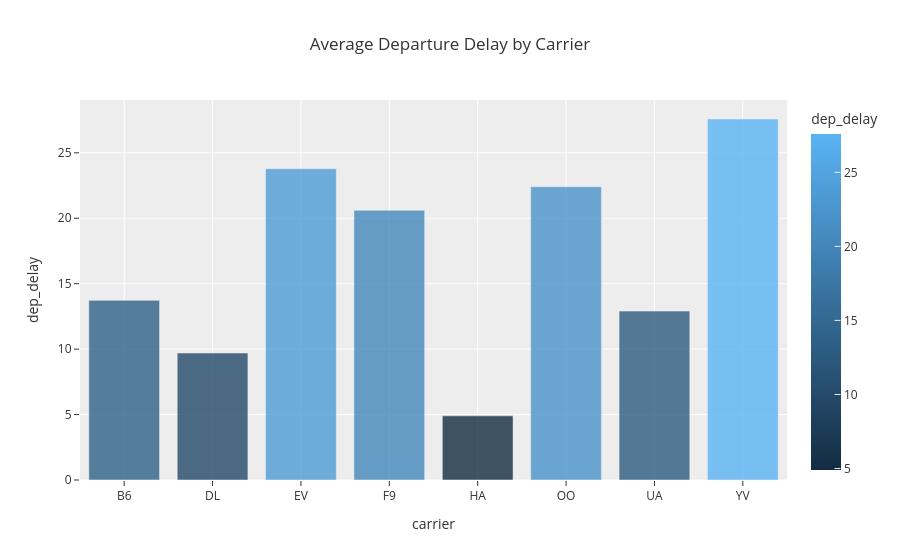

Notebook cell for this chart:
### Code cell
# 8

my_categories = ['UA','B6','EV','DL''F9','YV','HA','OO']

fig = px.bar(DF2[DF2['carrier'].isin(['UA','B6','EV','DL','F9','YV','HA','OO'])].groupby('carrier', as_index=False)['dep_delay'].mean(),
             x='carrier',
             y='dep_delay',
             color='dep_delay',
             opacity=(.8),
             color_discrete_sequence=px.colors.qualitative.Safe,
             title='Average Departure Delay by Carrier',
             template='ggplot2',
            )
fig.show()

### Figure 1 — Plotly figure (JSON) as saved in the notebook; plotly's stock layout.template omitted (floating-point values rounded to 4 significant figures)
{"data": [{"hovertemplate": "carrier=%{x}<br>dep_delay=%{marker.color}<extra></extra>", "legendgroup": "", "marker": {"color": [13.73, 9.701, 23.78, 20.61, 4.901, 22.41, 12.91, 27.59], "coloraxis": "coloraxis", "opacity": 0.8, "pattern": {"shape": ""}}, "name": "", "orientation": "v", "showlegend": false, "textposition": "auto", "type": "bar", "x": ["B6", "DL", "EV", "F9", "HA", "OO", "UA", "YV"], "xaxis": "x", "y": [13.73, 9.701, 23.78, 20.61, 4.901, 22.41, 12.91, 27.59], "yaxis": "y"}], "layout": {"barmode": "relative", "coloraxis": {"colorbar": {"title": {"text": "dep_delay"}}, "colorscale": [[0, "rgb(20,44,66)"], [1, "rgb(90,179,244)"]]}, "legend": {"tracegroupgap": 0}, "title": {"text": "Average Departure Delay by Carrier"}, "xaxis": {"anchor": "y", "domain": [0, 1], "title": {"text": "carrier"}}, "yaxis": {"anchor": "x", "domain": [0, 1], "title": {"text": "dep_delay"}}}}
